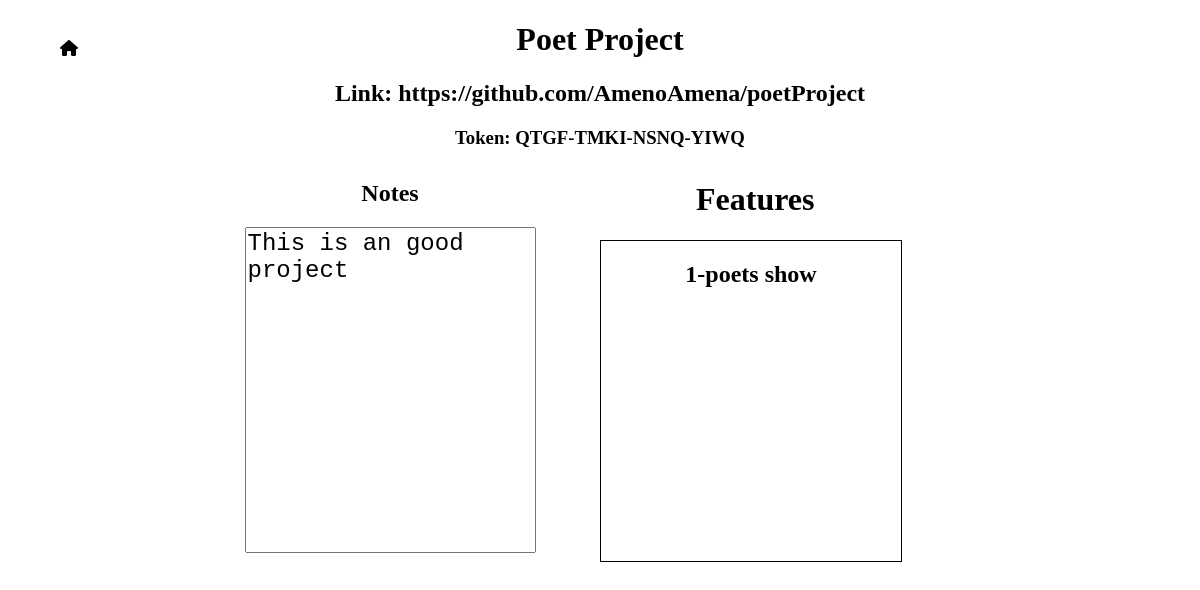
The app's page /done/Poet Project, older data.
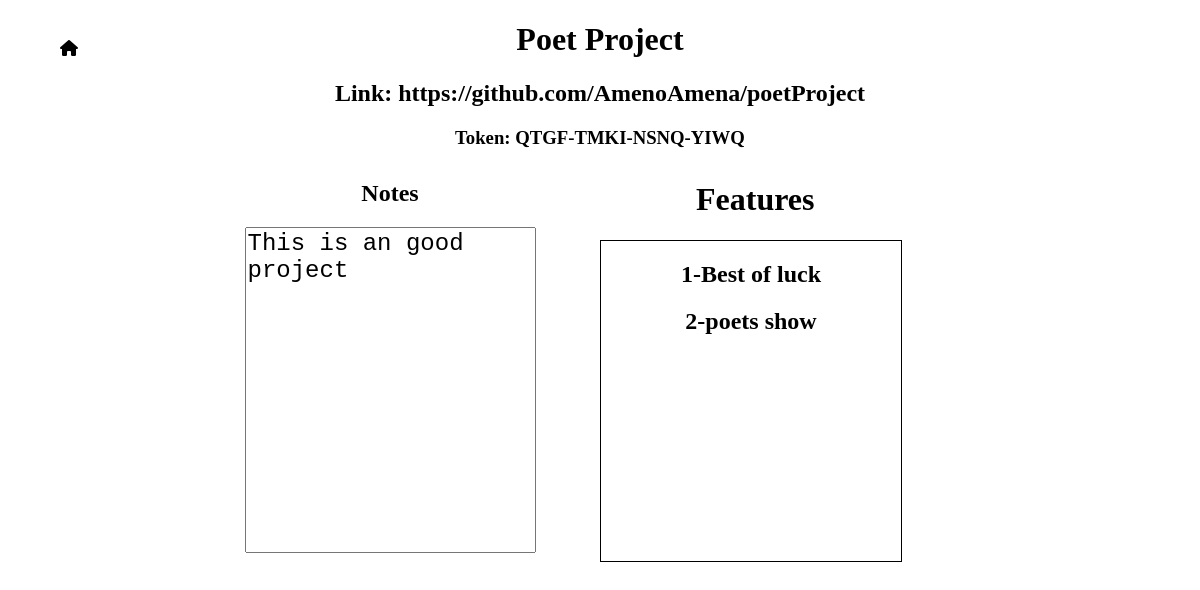
The same page, newer data.
### authentication/models.py (models this page shows)
class Feature(models.Model):
    feature_add = models.CharField(max_length=80)
    feature_done = models.BooleanField(default=False)
    def __str__(self):
        return self.feature_add

### projects_shown/views.py (the view)
# urls.py: path("done/<str:project_name>",views.done_show,name='done_show'),
def done_show(request,project_name):
    project = get_object_or_404(Project,name = project_name)
    features_done = project.features.filter(feature_done = True)
    return render(request,"projects_shown/done_project.html",{
        'project':project,
        'features':features_done,
    })

### projects_shown/templates/projects_shown/done_project.html (shortened to what this page needs)
{% extends 'projects_shown/base.html' %}
{% load static %}
{% block title %}
<link rel="stylesheet" href="{% static 'projects_shown/css/done_project.css' %}">
{% endblock title %}
{% block body %}
<h1>{{ project.name }}</h1>
<h2><a href="{{ project.link }}" target="_blank">Link: {{ project.link }}</a></h2>
<h3>Token: {{ project.token }}</h3>
<div class="home-page">
    <a href="{% url 'projects_shown:index' %}"><i class="fa-solid fa-house"></i></a>
</div>
<h1 id="feature-h1">Features</h1>
<div class="feature_show">
    {% for f in features.all %}
            <div class="feature-item">
                <h2>{{forloop.counter}}-{{f}}</h2>
            </div>
    {% endfor %}
</div>
<div class="notes">
    <h2>Notes</h2>
        <textarea class="text-area" name="text-area" readonly>{{ project.notes }}</textarea>
</div>
{% endblock body %}

Row changes from the older to the newer data that the page shows:
now on this page (row edited): Feature: feature_add "Best of luck"
